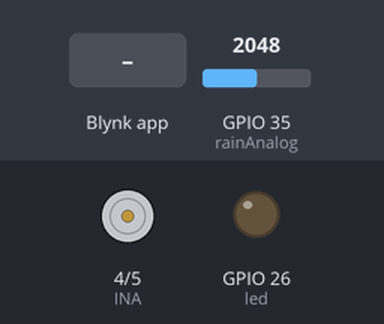
Bench run of a sketch on a simulated ESP32. Parts: motor-driver pin pairs drawn as motors (green arrow = first pin HIGH = forward, orange = second pin HIGH = backward, longer = more drive), output pins drawn as LEDs (lit = HIGH). Inputs (shaded band) come from the test bench; at power-on: GPIO 35 (rainAnalog) = 2048.

Above: at 3.1 s.
3.2 s: Blynk app writes 1 to V26
At 4.0 s:
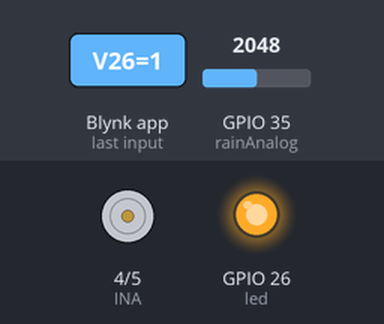
4.7 s: Blynk app writes 1 to V4
At 5.2 s:
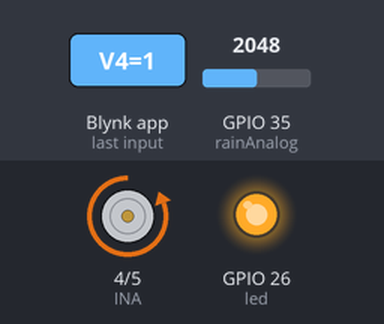
6.2 s: Blynk app writes 0 to V26
At 7.4 s:
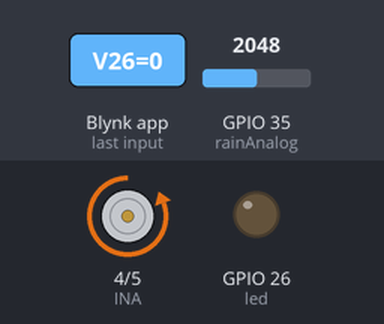
7.7 s: Blynk app writes 0 to V4
At 8.7 s:
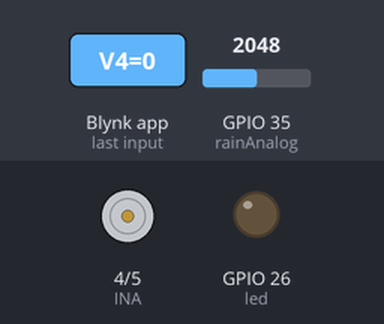
Timing chart, 0 to 10.2 s (numbered marks = the images above; inputs shaded):
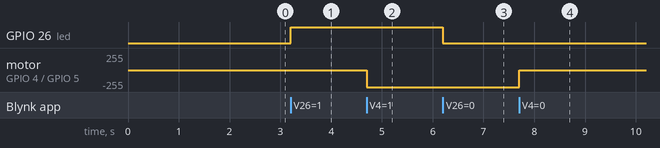

The sketch:

roomSimulation.ino
```cpp
#define timeSeconds 10 //motion sensor timer

// Fill-in information from your Blynk Template here
#define BLYNK_TEMPLATE_ID "TMPLpiM5SPEw"
#define BLYNK_DEVICE_NAME "LED and Fan 1"

#define BLYNK_FIRMWARE_VERSION        "0.1.0"

#define BLYNK_PRINT Serial
//#define BLYNK_DEBUG

#define APP_DEBUG
#define rainAnalog 35

// Uncomment your board, or configure a custom board in Settings.h
//#define USE_WROVER_BOARD
//#define USE_TTGO_T7

#include "BlynkEdgent.h"
const int led = 26;
const int motionSensor = 27;
const int INA = 4;
const int INB = 5;
int pirValue;
int pirState = LOW;
BlynkTimer timer1;

int motion;
int fan;
int light;
int timer;
int rainAnalogVal;

// Timer: Auxiliary variables
unsigned long now = millis();
unsigned long lastTrigger = 0;
boolean startTimer = false;


//byte speed = 80; // change this to alter speed 0 - 255 although 80 is the minimum for reliable operation

//void reverse(){
//  digitalWrite(INA,0);
//  digitalWrite(INB,speed);
//}
//
//void forward(){
//  Serial.println("test1");
//  digitalWrite(INA,speed);
//  digitalWrite(INB,0);
//}
//
//void stopFan(){
//  digitalWrite(INA,LOW);
//  digitalWrite(INB,LOW);
//}

//
//void IRAM_ATTR detectsMovement() {
//  if (motion == 1){
//    Serial.println("MOTION DETECTED!!!");
//    digitalWrite(led, HIGH);
//    digitalWrite(INA,0);
//    digitalWrite(INB, HIGH);
//    startTimer = true;
//    lastTrigger = millis();
//  }
//
//}


void setup()
{
  Serial.begin(115200);
  delay(100);

  // PIR Motion Sensor mode INPUT_PULLUP
  pinMode(motionSensor, INPUT);
  // Set motionSensor pin as interrupt, assign interrupt function and set RISING mode
  //attachInterrupt(digitalPinToInterrupt(motionSensor), detectsMovement, RISING);

  //for fan
  pinMode(INA,OUTPUT);
  pinMode(INB,OUTPUT);
  // Set LED to LOW
  pinMode(led, OUTPUT);
  //digitalWrite(led, LOW);
  pinMode(rainAnalog, INPUT);
  timer1.setInterval(1000L, myTimerEvent);

  BlynkEdgent.begin();
}

void loop() {
  now = millis();

  if(fan == 1)
  {
    Fan(1);
  }
  if(fan == 0)
  {
    Fan(0);
  }
  if(light == 1)
  {
    Light(1);
  }
  if(light == 0)
  {
    Light(0);
  }
  if(motion == 1)
  {
    getPirValue();
  }
  timer1.run();
  BlynkEdgent.run();

}

void getPirValue(void)
{
  pirValue = digitalRead(motionSensor);
  //Serial.println(pirValue);
  if (pirValue == HIGH)
  {
    Light(1);
    Fan(1);
    startTimer = true;
    lastTrigger = millis();
    if(pirState == LOW)//check whether we turn off
    {
      pirState = HIGH; //to indicate we just turn on
      Serial.println("Motion detected!");
    }
  }
  else
  {
    if(pirState == HIGH && (startTimer &&(now-lastTrigger > (timer*1000)))) //if we previously turn on and timer runs out without refreshing from pirValue
    {
      Light(0);
      Fan(0);
      pirState = LOW; //to indicate we just turn off
      startTimer = false;
      Serial.println("Motion ended!");
    }
  }

  if(now-lastTrigger < (timer*1000))
  {
    Serial.println(now-lastTrigger);
    Light(1);
    Fan(1);
  }

}

void Fan(int value)
{
  if(value ==1)
  {
    digitalWrite(INA,LOW);
    digitalWrite(INB,HIGH);
  }
  else
  {
    digitalWrite(INA,LOW);
    digitalWrite(INB,LOW);
  }

}

void myTimerEvent()
{
  rainAnalogVal = analogRead(rainAnalog);
  Blynk.virtualWrite(V5, rainAnalogVal);
}


void Light(int value)
{
  digitalWrite(led, value);
}

BLYNK_WRITE(V27)//MOTION SENSOR maybe i can disable and enable the motion sensor itself?
{
  motion = param.asInt();
}

BLYNK_WRITE(V26)//LED
{
  light  = param.asInt();
}

BLYNK_WRITE(V4)//FAN
{
  fan = param.asInt();
}

BLYNK_WRITE(V1)//Motion Timer
{
  timer = param.asInt();
}
//BLYNK_READ(V5)
//{
//  rainAnalogVal = analogRead(rainAnalog);
//  Serial.println(rainAnalogVal);
//  Blynk.virtualWrite(V5,(4095-rainAnalogVal));
//}
```

Measured:
- after the input at 3.2 s, GPIO 26 (led): LOW → HIGH at once
- after the input at 4.7 s, motor on GPIO 4 (INA) / GPIO 5 (INB): stopped → backward 255/255 at once
- after the input at 6.2 s, GPIO 26 (led): HIGH → LOW at once
- after the input at 7.7 s, motor on GPIO 4 (INA) / GPIO 5 (INB): backward 255/255 → stopped at once
